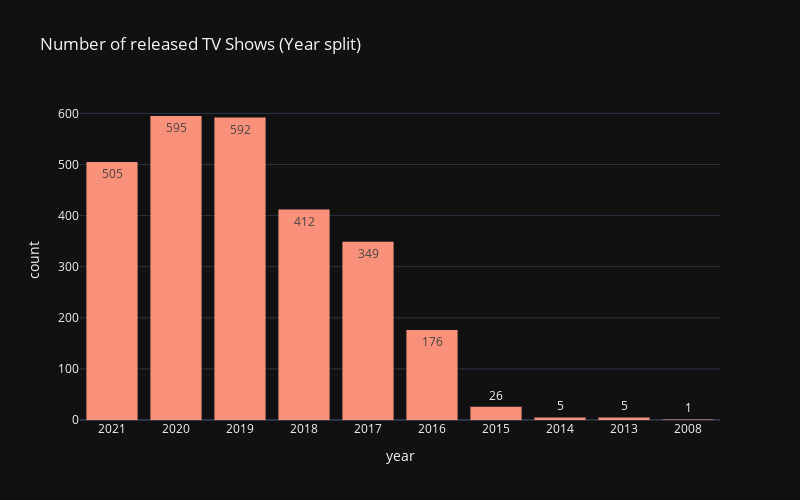

Here is the notebook cell this chart was saved with:
### Code cell
fig = px.histogram(tv_shows_release, x='year', 
                   template="plotly_dark",
                   color_discrete_sequence=['#F9917A'],
                   width=800, height=500,
                   text_auto=True,
                   title='Number of released TV Shows (Year split)')
fig.show()

### Figure 1 — Plotly figure (JSON) as saved in the notebook; plotly's stock layout.template omitted (floating-point values rounded to 4 significant figures; data arrays with more than 128 entries replaced by an {"elided": "..."} marker saying what was removed)
{"data": [{"alignmentgroup": "True", "bingroup": "x", "hovertemplate": "year=%{x}<br>count=%{y}<extra></extra>", "legendgroup": "", "marker": {"color": "#F9917A", "pattern": {"shape": ""}}, "name": "", "offsetgroup": "", "orientation": "v", "showlegend": false, "texttemplate": "%{value}", "type": "histogram", "x": {"elided": "2676 str values"}, "xaxis": "x", "yaxis": "y"}], "layout": {"barmode": "relative", "height": 500, "legend": {"tracegroupgap": 0}, "title": {"text": "Number of released TV Shows (Year split)"}, "width": 800, "xaxis": {"anchor": "y", "autorange": true, "domain": [0, 1], "range": [-0.5, 9.5], "title": {"text": "year"}, "type": "category"}, "yaxis": {"anchor": "x", "autorange": true, "domain": [0, 1], "range": [0, 626.3], "title": {"text": "count"}}}}
